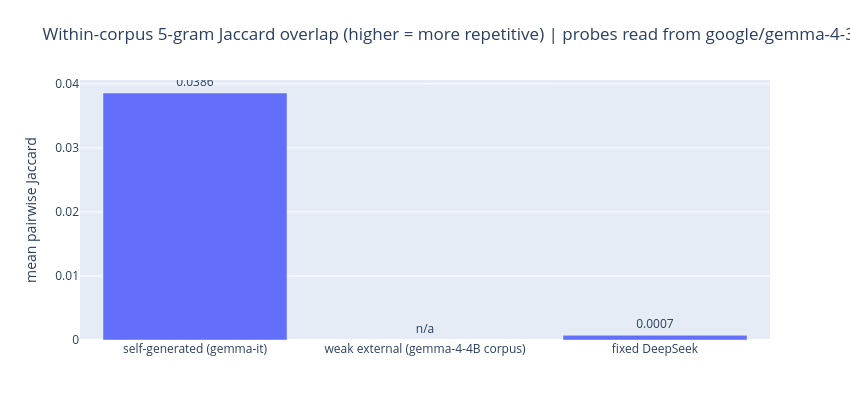

Notebook code cell kept with this figure:
### Markdown cell above
## 2. Lexical diversity: the scaffold-degeneracy covariate

E11's exploratory R4 read: mean pairwise 5-gram Jaccard overlap within each
corpus (higher = stories share more exact 5-word phrases). **What this
buys:** it separates "the corpus matches the model's distribution" from "the
corpus collapsed onto one scaffold". The self-generated corpus is 53x more
self-similar than fixed DeepSeek, yet its probes work, so scaffold
degeneracy is not what makes probes function. The diverse arm pushes overlap
still lower.

### Code cell
# this cell plots within-corpus lexical overlap (R4) plus unique-opening counts
r4 = e11["r4_diversity_EXPLORATORY"]
names = ["selfgen", "weak_external", "strong_external"]
labels = ["self-generated\n(gemma-it)", "weak external\n(gemma-4-4B corpus)", "fixed DeepSeek"]
jac = [r4[n]["mean_pairwise_jaccard"] if r4.get(n) else None for n in names]
fig = go.Figure(go.Bar(x=labels, y=jac, text=[f"{v:.4f}" if v else "n/a" for v in jac], textposition="outside"))
fig.update_layout(
    title=f"Within-corpus 5-gram Jaccard overlap (higher = more repetitive) | probes read from {MODEL}",
    yaxis_title="mean pairwise Jaccard", width=850, height=420, margin=dict(t=80))
fig.show()

### Figure 1 — Plotly figure (JSON) as saved in the notebook; plotly's stock layout.template omitted (floating-point values rounded to 4 significant figures)
{"data": [{"text": ["0.0386", "n/a", "0.0007"], "textposition": "outside", "type": "bar", "x": ["self-generated\n(gemma-it)", "weak external\n(gemma-4-4B corpus)", "fixed DeepSeek"], "y": [0.03857, null, 0.0007287]}], "layout": {"height": 420, "margin": {"t": 80}, "title": {"text": "Within-corpus 5-gram Jaccard overlap (higher = more repetitive) | probes read from google/gemma-4-31b-it"}, "width": 850, "yaxis": {"title": {"text": "mean pairwise Jaccard"}}}}
